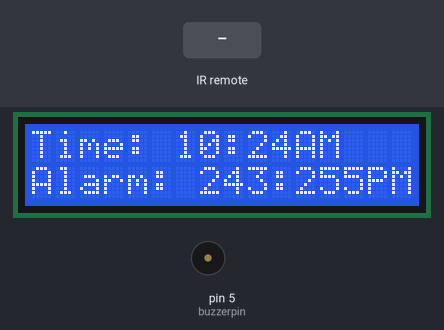
Bench run of a sketch on a simulated Arduino Uno, built with avr-gcc and run on an emulated ATmega328P. On the bench: 16×2 character LCD, buzzer (waves = sounding, pin HIGH). Inputs (shaded band) come from the test bench. The local clock reads 2024-03-15 10:24:30 at power-on unless the sketch sets it; what the sketch prints to the serial monitor is not drawn.

Above: at 1.2 s.
1.3 s: infrared code 0xFF906F received
At 2.19 s:
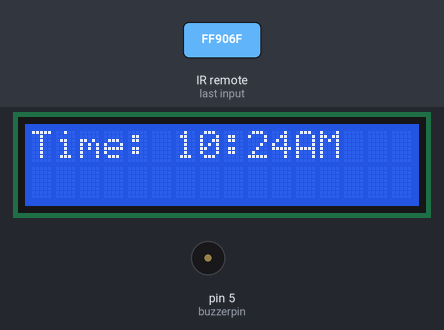
3.6 s: infrared code 0xFFE21D received
At 4.6 s:
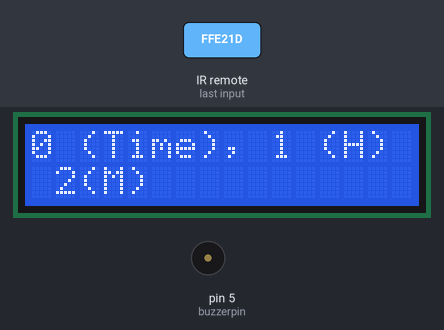
5.6 s: infrared code 0xFF30CF received
At 8.2 s:
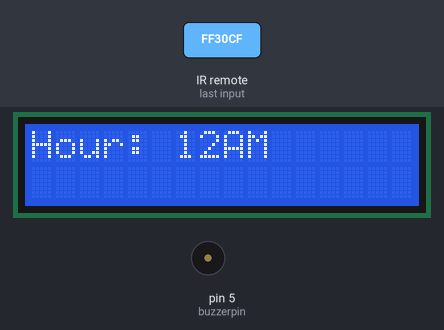
8.6 s: infrared code 0xFFE01F received
At 9.9 s:
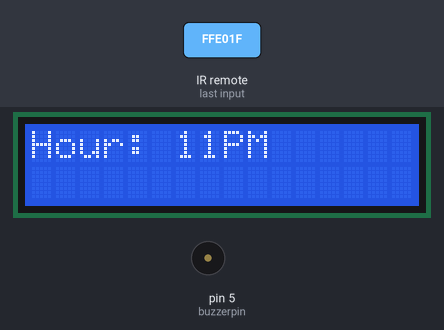
Timing chart, 0 to 11.6 s (numbered marks = the images above; inputs shaded):
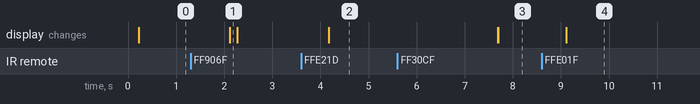

The sketch:

alarm.ino
```cpp
#include <DS3231.h>
#include <Wire.h>
#include <EEPROM.h>
#include <LiquidCrystal.h>
#include <IRremote.h>
//pin variables
int buzzerpin = 5;
int RECV_PIN = 6;
//objects
IRrecv irrecv(RECV_PIN);
LiquidCrystal lcd(7,8,9,10,11,12);
DS3231 clock1;
decode_results results;
//alarm variables
int alarm_hour = 22;
int alarm_minute = 27;
int alarm_seconds = 0;
//eeprom addresses
const int alarm_hour_address = 0;
const int alarm_minute_address = 1;
//rtc variables
bool century = false;
bool h12Flag;
bool pmFlag;
int hour = 0;
int minute = 0;
int second = 0;
int temp_minutes = 0;
int temp_hour = 0;
//function declars
void display_date(String date);
void get_date(int &hour, int &minute, int &second);
//alarm variables
bool isAlarmTime = false;
bool mainDisplay = true;
bool setHourDisplay = false;
bool setMinuteDisplay = false;
bool menuDisplay = false;
void setup() {
  Serial.begin(9600);
  // add a code to set time if its not set
  // add code to check for and create alarm if it does not exit
   irrecv.enableIRIn();
  irrecv.blink13(true);
  pinMode(buzzerpin, OUTPUT);
  lcd.begin(16,2);
  Wire.begin();
}
void loop() {
  alarm_minute = EEPROM.read(alarm_minute_address);
  alarm_hour =   EEPROM.read(alarm_hour_address);
get_date(hour,minute,second);
if (hour == alarm_hour && alarm_minute == minute && second < 3){
  isAlarmTime = true;
}
if (isAlarmTime){
     digitalWrite(buzzerpin, HIGH);
     delay(1000);
     digitalWrite(buzzerpin, LOW);
     delay(1000);
  }
  if ( irrecv.decode(&results)){
      Serial.print(" ");
      Serial.print ("Code: ");
      Serial.println(results.value, HEX);
      Serial.println(" ");
     irrecv.resume();
    }
    if (results.value == 0xFFA25D && isAlarmTime){
         isAlarmTime = false;
        Serial.println("Alarm off");
        delay(500);
        results.value = 0;


      }
    if (results.value == 0xFFE21D){
         mainDisplay= false;
         menuDisplay = true;
         results.value = 0;
        delay(500);
        lcd.clear();

      }

if (mainDisplay){
   display_date(hour, minute, false);
   display_date(alarm_hour, alarm_minute, true);
  }
else if (menuDisplay){
    lcd.setCursor(0,0);
    lcd.print("0 (Time), 1 (H)");
    lcd.setCursor(0,1);
    lcd.print(" 2(M) ");
    delay(1000);
    if (results.value == 0xFF6897){
      menuDisplay = false;
      mainDisplay = true;
      results.value = 0;
      delay(500);
      lcd.clear();
      }
      else if (results.value == 0xFF30CF){
        menuDisplay = false;
        mainDisplay = false;
        setHourDisplay = true;
        results.value = 0;
        delay(500);
        lcd.clear();
      }
      else if (results.value == 0xFF18E7){
           menuDisplay = false;
           mainDisplay = false;
           setMinuteDisplay = true;
           results.value = 0;
           delay(500);
           lcd.clear();
        }
  }
else if (setHourDisplay){

   if (temp_hour == -1)
      {
         temp_hour = 23;
       }
      if (temp_hour == 24)
      {
          temp_hour = 0;
       }
    lcd.setCursor(0,0);
    lcd.print("Hour: ");
    if (temp_hour > 0 && temp_hour <= 12 ){
      lcd.print(String(temp_hour));
      lcd.print("AM");
      }
     else if (temp_hour == 0){
      lcd.print("12AM");
     }
      else {
        lcd.print(String(temp_hour - 12));
        lcd.print("PM");
        }

    if (results.value == 0xFF906F){
        temp_hour++;
        results.value = 0;
        delay(500);
        lcd.clear();
    }
    else if (results.value == 0xFFE01F){
      temp_hour--;
      results.value = 0;
      delay(500);
      lcd.clear();
     }
   else if (results.value == 0xFF02FD){
      setHourDisplay = false;
      menuDisplay = true;
      results.value = 0;
      EEPROM.write(alarm_hour_address, temp_hour);
      temp_hour = 0;
      delay(500);
      lcd.clear();
    }
}
else if (setMinuteDisplay){

   if (temp_minutes == -1){
       temp_minutes = 60;
   }

    if (temp_minutes == 61){
        temp_minutes = 0;
    }
    lcd.setCursor(0,0);
    lcd.print("Minutes: ");
    lcd.print(String(temp_minutes));
    }
     if (results.value == 0xFF906F){
        temp_minutes++;
        results.value = 0;
        delay(500);
        lcd.clear();
    }
    else if (results.value == 0xFFE01F){
      temp_minutes--;
      results.value = 0;
      delay(500);
      lcd.clear();
     }
   else if (results.value == 0xFF02FD){
      setMinuteDisplay = false;
      menuDisplay = true;
      //alarm_minute = temp_minutes;
      EEPROM.write(alarm_minute_address, temp_minutes);
      temp_minutes = 0;
      results.value = 0;
      delay(500);
      lcd.clear();
    }


}


//function implementations
void display_date(int hour, int minute, bool isAlarm){
  String date_string = "";
  //lcd.clear();
 if (isAlarm){
  lcd.setCursor(0,1);
    date_string += "Alarm: ";
  }
  else {
    lcd.setCursor(0,0);
   date_string += "Time: ";
  }
  if (hour > 0 &&hour <= 12){
     date_string += String(hour) + ":";
   }
   else if (hour == 0 ){
    date_string += "12" ;
    date_string += ":";
    }
   else {
       date_string += String(hour-12) + ":";
    }
    if (minute <=9){
      date_string += "0"+ String(minute);
      }
      else {
          date_string += String(minute);
        }

   if (hour <= 12){
     date_string += "AM";
    }
   else{
     date_string += "PM";
     }

  lcd.print(date_string);
  delay(150);
  }

//get current date
void get_date(int &hour, int &minute, int &second){
 hour = clock1.getHour(h12Flag, pmFlag);
 minute = clock1.getMinute();
 second = clock1.getSecond();
}
//set alarm
void set_alarm(int hour, int minute){

  }
bool check_alarm(){

  }
```

Measured:
- after the input at 1.3 s, the display: first changes after 0.81 s (image 1 shows a later state)
- after the input at 3.6 s, the display: changes after 0.57 s (image 2)
- after the input at 5.6 s, the display: first changes after 2.1 s (image 3 shows a later state)
- after the input at 8.6 s, the display: first changes after 0.51 s (image 4 shows a later state)
